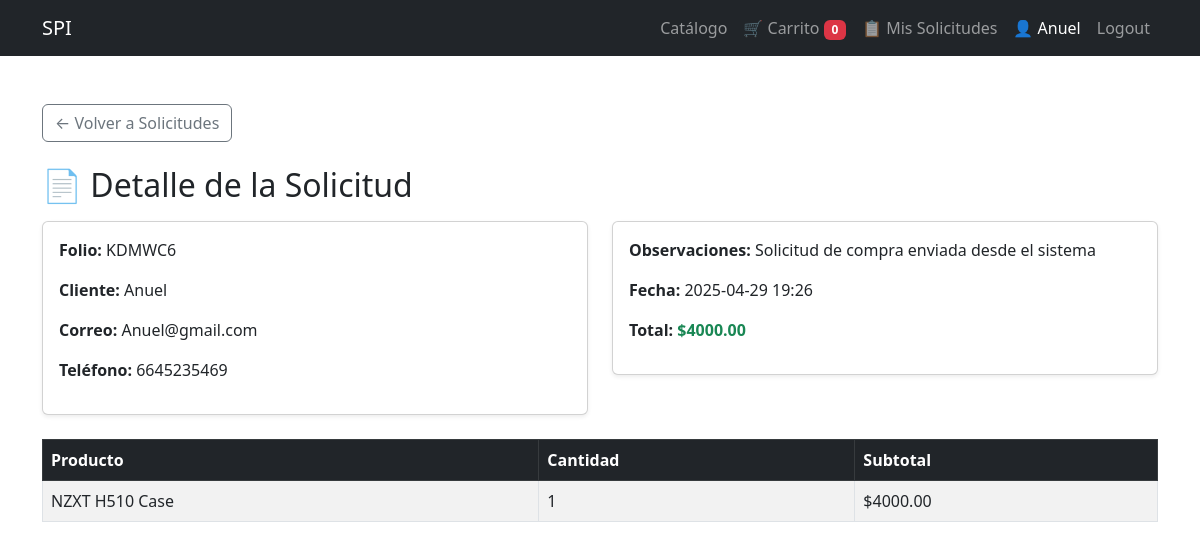
The page /ventas/detalle/1/ (signed in) on the database its author committed.
### sushi/models.py (models this page shows, shortened)
class Usuario(AbstractUser):
    email = models.EmailField(unique=True)
    telefono = models.CharField(max_length=20, null=True, blank=True)  # ✅ nuevo campo
    categoria_cliente = models.ForeignKey(CategoriaCliente, on_delete=models.SET_NULL, null=True, blank=True)

class Venta(models.Model):
    folio = models.CharField(max_length=20, unique=True, blank=True, null=True)
    fecha = models.DateTimeField(default=timezone.localtime)
    total = models.DecimalField(max_digits=10, decimal_places=2)
    productos = models.TextField()
    nombre_cliente = models.CharField(max_length=100)
    email_cliente = models.EmailField()
    telefono_cliente = models.CharField(max_length=20, blank=True, null=True)
    observaciones = models.TextField(blank=True, null=True)
    usuario = models.ForeignKey(Usuario, on_delete=models.CASCADE)

### sushi/views.py (the view)
# urls.py: path('ventas/detalle/<int:venta_id>/', views.detalle_venta, name='detalle_venta'),
@login_required
def detalle_venta(request, venta_id):
    venta = get_object_or_404(Venta, id=venta_id)
    if request.user != venta.usuario and (not request.user.categoria_cliente or request.user.categoria_cliente.nombre.lower() != "admin"):
        return redirect('ver_ventas')
    productos = []
    for linea in venta.productos.strip().split("\n"):
        if "x" in linea and " - $" in linea:
            partes = linea.split("x")
            cantidad = partes[0].strip()
            nombre_y_precio = partes[1].split(" - $")
            nombre = nombre_y_precio[0].strip()
            subtotal = nombre_y_precio[1].strip()
            productos.append({
                "nombre": nombre,
                "cantidad": cantidad,
                "subtotal": subtotal
            })
    return render(request, 'detalle_venta.html', {
        "venta": venta,
        "productos": productos
    })

### sushi/templates/detalle_venta.html
{% extends 'base.html' %}
{% block content %}
<div class="container my-5">
  <div class="mb-4">
    <a href="{% url 'ver_ventas' %}" class="btn btn-outline-secondary">← Volver a Solicitudes</a>
  </div>
  <h2 class="mb-3">📄 Detalle de la Solicitud</h2>
  <div class="row mb-4">
    <div class="col-md-6">
      <div class="card shadow-sm p-3">
        <p><strong>Folio:</strong> {{ venta.folio }}</p>
        <p><strong>Cliente:</strong> {{ venta.nombre_cliente }}</p>
        <p><strong>Correo:</strong> {{ venta.email_cliente }}</p>
        <p><strong>Teléfono:</strong> {{ venta.telefono_cliente|default:"N/A" }}</p>
      </div>
    </div>
    <div class="col-md-6">
      <div class="card shadow-sm p-3">
        <p><strong>Observaciones:</strong> {{ venta.observaciones|default:"Sin observaciones" }}</p>
        <p><strong>Fecha:</strong> {{ venta.fecha|date:"Y-m-d H:i" }}</p>
        <p><strong>Total:</strong> <span class="text-success fw-bold">${{ venta.total }}</span></p>
      </div>
    </div>
  </div>
  <div class="table-responsive">
    <table class="table table-bordered align-middle table-striped">
      <thead class="table-dark">
        <tr>
          <th>Producto</th>
          <th>Cantidad</th>
          <th>Subtotal</th>
        </tr>
      </thead>
      <tbody>
        {% for item in productos %}
        <tr>
          <td>{{ item.nombre }}</td>
          <td>{{ item.cantidad }}</td>
          <td>${{ item.subtotal }}</td>
        </tr>
        {% endfor %}
      </tbody>
    </table>
  </div>
</div>
{% endblock %}

### sushi/templates/_navbar.html (shortened to what this page needs)
<nav class="navbar navbar-expand-lg navbar-dark bg-dark">
  <div class="container">
    <a class="navbar-brand" href="/">SPI</a>
    <div class="collapse navbar-collapse" id="navbarNav">
      <ul class="navbar-nav ms-auto">
        {% if user.is_authenticated %}
          <li class="nav-item">
            <a href="{% url 'catalogo' %}" class="nav-link">Catálogo</a>
          </li>
          <li class="nav-item">
            <a href="{% url 'carrito' %}" class="nav-link">
              🛒 Carrito <span class="badge bg-danger" id="cart-count">0</span>
            </a>
          </li>
          <li class="nav-item">
            <a href="{% url 'ver_ventas' %}" class="nav-link">
              📋 {% if user.categoria_cliente.nombre|lower == "admin" %}Solicitudes{% else %}Mis Solicitudes{% endif %}
            </a>
          </li>
          <li class="nav-item">
            <span class="nav-link text-white">👤 {{ user.username }}</span>
          </li>
          <li class="nav-item">
            <a class="nav-link" href="{% url 'logout' %}">Logout</a>
          </li>
        {% else %}
          <li class="nav-item">
            <a href="{% url 'signin' %}" class="nav-link">Login</a>
          </li>
        {% endif %}
      </ul>
    </div>
  </div>
</nav>

### rows shown on the page
Usuario: username "Anuel"
Venta: folio "KDMWC6", nombre_cliente "Anuel", email_cliente "Anuel@gmail.com", telefono_cliente "6645235469", observaciones "Solicitud de compra enviada desde el sistema", fecha "2025-04-29 19:26", total "4000.00"

### other values the page prints
{{ item.nombre }} "NZXT H510 Case"
{{ item.cantidad }} "1"
{{ item.subtotal }} "4000.00"
